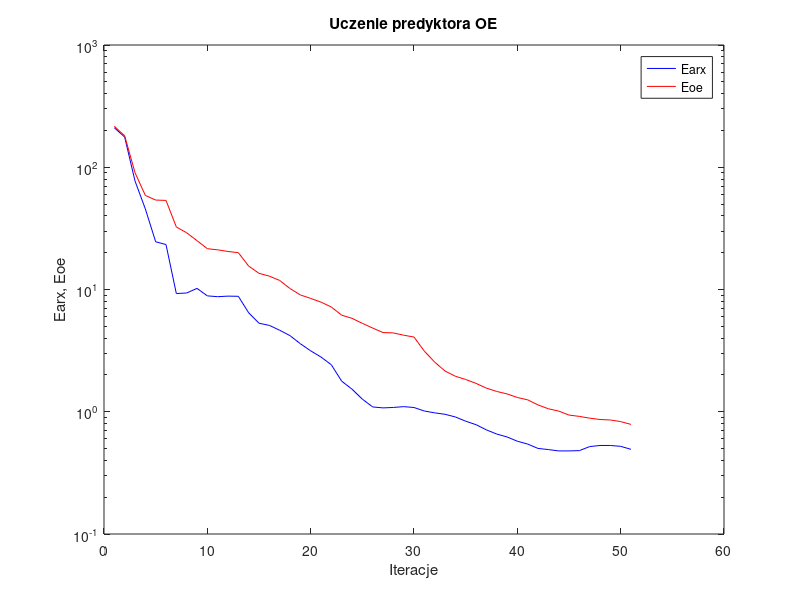
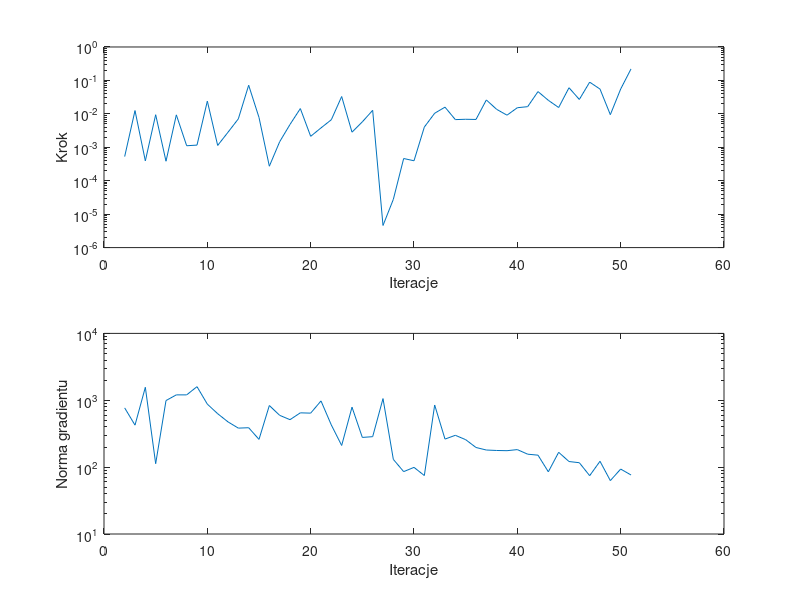

Here is the MATLAB script that generated these plots, in order:
%uczenie predyktora oe
clear all;
n=0; farx(n+1)=2.104743e+002; foe(n+1)=2.161316e+002; wspucz(n+1)=0.000000e+000; ng(n+1)=0.000000e+000;
%odnowa zmiennej metryki
n=1; farx(n+1)=1.765369e+002; foe(n+1)=1.810296e+002; krok(n+1)=5.277180e-004; ng(n+1)=7.689844e+002;
n=2; farx(n+1)=7.721754e+001; foe(n+1)=9.025954e+001; krok(n+1)=1.254679e-002; ng(n+1)=4.247585e+002;
n=3; farx(n+1)=4.562765e+001; foe(n+1)=5.884941e+001; krok(n+1)=3.927263e-004; ng(n+1)=1.563374e+003;
n=4; farx(n+1)=2.457063e+001; foe(n+1)=5.390210e+001; krok(n+1)=9.416683e-003; ng(n+1)=1.126286e+002;
n=5; farx(n+1)=2.332629e+001; foe(n+1)=5.354764e+001; krok(n+1)=3.831728e-004; ng(n+1)=9.900046e+002;
n=6; farx(n+1)=9.267056e+000; foe(n+1)=3.246983e+001; krok(n+1)=9.326355e-003; ng(n+1)=1.203986e+003;
n=7; farx(n+1)=9.366508e+000; foe(n+1)=2.909776e+001; krok(n+1)=1.112427e-003; ng(n+1)=1.203621e+003;
n=8; farx(n+1)=1.021188e+001; foe(n+1)=2.509860e+001; krok(n+1)=1.162226e-003; ng(n+1)=1.597437e+003;
n=9; farx(n+1)=8.869622e+000; foe(n+1)=2.156369e+001; krok(n+1)=2.399905e-002; ng(n+1)=8.751848e+002;
n=10; farx(n+1)=8.736002e+000; foe(n+1)=2.111072e+001; krok(n+1)=1.135356e-003; ng(n+1)=6.296027e+002;
n=11; farx(n+1)=8.827324e+000; foe(n+1)=2.047135e+001; krok(n+1)=2.817506e-003; ng(n+1)=4.749134e+002;
n=12; farx(n+1)=8.799006e+000; foe(n+1)=2.001213e+001; krok(n+1)=7.088910e-003; ng(n+1)=3.831380e+002;
n=13; farx(n+1)=6.450144e+000; foe(n+1)=1.553911e+001; krok(n+1)=7.173481e-002; ng(n+1)=3.885036e+002;
n=14; farx(n+1)=5.298146e+000; foe(n+1)=1.356427e+001; krok(n+1)=7.799544e-003; ng(n+1)=2.600138e+002;
n=15; farx(n+1)=5.086444e+000; foe(n+1)=1.286806e+001; krok(n+1)=2.716429e-004; ng(n+1)=8.343861e+002;
n=16; farx(n+1)=4.642883e+000; foe(n+1)=1.185907e+001; krok(n+1)=1.464637e-003; ng(n+1)=5.951975e+002;
n=17; farx(n+1)=4.194736e+000; foe(n+1)=1.018525e+001; krok(n+1)=4.812762e-003; ng(n+1)=5.126023e+002;
n=18; farx(n+1)=3.601615e+000; foe(n+1)=9.029170e+000; krok(n+1)=1.438322e-002; ng(n+1)=6.486576e+002;
n=19; farx(n+1)=3.149987e+000; foe(n+1)=8.455228e+000; krok(n+1)=2.129617e-003; ng(n+1)=6.418989e+002;
n=20; farx(n+1)=2.803227e+000; foe(n+1)=7.882562e+000; krok(n+1)=3.799123e-003; ng(n+1)=9.770796e+002;
n=21; farx(n+1)=2.422331e+000; foe(n+1)=7.189945e+000; krok(n+1)=6.669234e-003; ng(n+1)=4.265926e+002;
n=22; farx(n+1)=1.780347e+000; foe(n+1)=6.169556e+000; krok(n+1)=3.300845e-002; ng(n+1)=2.107482e+002;
n=23; farx(n+1)=1.530131e+000; foe(n+1)=5.810467e+000; krok(n+1)=2.831403e-003; ng(n+1)=7.887583e+002;
n=24; farx(n+1)=1.268108e+000; foe(n+1)=5.286598e+000; krok(n+1)=5.767896e-003; ng(n+1)=2.781647e+002;
n=25; farx(n+1)=1.095124e+000; foe(n+1)=4.838281e+000; krok(n+1)=1.274938e-002; ng(n+1)=2.854972e+002;
%odnowa zmiennej metryki
n=26; farx(n+1)=1.075455e+000; foe(n+1)=4.444913e+000; krok(n+1)=4.588605e-006; ng(n+1)=1.059045e+003;
n=27; farx(n+1)=1.084176e+000; foe(n+1)=4.414135e+000; krok(n+1)=2.769106e-005; ng(n+1)=1.305725e+002;
n=28; farx(n+1)=1.101313e+000; foe(n+1)=4.229142e+000; krok(n+1)=4.616173e-004; ng(n+1)=8.566472e+001;
n=29; farx(n+1)=1.083268e+000; foe(n+1)=4.083128e+000; krok(n+1)=3.952630e-004; ng(n+1)=9.916930e+001;
n=30; farx(n+1)=1.014002e+000; foe(n+1)=3.133862e+000; krok(n+1)=4.027729e-003; ng(n+1)=7.489353e+001;
n=31; farx(n+1)=9.793836e-001; foe(n+1)=2.548451e+000; krok(n+1)=1.042882e-002; ng(n+1)=8.496413e+002;
n=32; farx(n+1)=9.533113e-001; foe(n+1)=2.153686e+000; krok(n+1)=1.586357e-002; ng(n+1)=2.626318e+002;
n=33; farx(n+1)=9.068208e-001; foe(n+1)=1.952017e+000; krok(n+1)=6.728198e-003; ng(n+1)=2.992185e+002;
n=34; farx(n+1)=8.372622e-001; foe(n+1)=1.836595e+000; krok(n+1)=6.884742e-003; ng(n+1)=2.574780e+002;
n=35; farx(n+1)=7.839379e-001; foe(n+1)=1.706525e+000; krok(n+1)=6.800237e-003; ng(n+1)=1.966877e+002;
n=36; farx(n+1)=7.111505e-001; foe(n+1)=1.561314e+000; krok(n+1)=2.606636e-002; ng(n+1)=1.802673e+002;
n=37; farx(n+1)=6.575824e-001; foe(n+1)=1.466075e+000; krok(n+1)=1.363555e-002; ng(n+1)=1.774471e+002;
n=38; farx(n+1)=6.223244e-001; foe(n+1)=1.400133e+000; krok(n+1)=9.127324e-003; ng(n+1)=1.761587e+002;
n=39; farx(n+1)=5.740711e-001; foe(n+1)=1.308421e+000; krok(n+1)=1.525498e-002; ng(n+1)=1.828535e+002;
n=40; farx(n+1)=5.440094e-001; foe(n+1)=1.251708e+000; krok(n+1)=1.640492e-002; ng(n+1)=1.561731e+002;
n=41; farx(n+1)=5.012419e-001; foe(n+1)=1.137200e+000; krok(n+1)=4.633705e-002; ng(n+1)=1.509810e+002;
n=42; farx(n+1)=4.905532e-001; foe(n+1)=1.058050e+000; krok(n+1)=2.539936e-002; ng(n+1)=8.515024e+001;
n=43; farx(n+1)=4.782219e-001; foe(n+1)=1.013040e+000; krok(n+1)=1.547817e-002; ng(n+1)=1.666489e+002;
n=44; farx(n+1)=4.782806e-001; foe(n+1)=9.394356e-001; krok(n+1)=6.045742e-002; ng(n+1)=1.212728e+002;
n=45; farx(n+1)=4.807249e-001; foe(n+1)=9.165162e-001; krok(n+1)=2.693892e-002; ng(n+1)=1.164182e+002;
n=46; farx(n+1)=5.189385e-001; foe(n+1)=8.861566e-001; krok(n+1)=8.877087e-002; ng(n+1)=7.449964e+001;
n=47; farx(n+1)=5.297457e-001; foe(n+1)=8.642743e-001; krok(n+1)=5.514490e-002; ng(n+1)=1.223420e+002;
n=48; farx(n+1)=5.299702e-001; foe(n+1)=8.567125e-001; krok(n+1)=9.447410e-003; ng(n+1)=6.287793e+001;
n=49; farx(n+1)=5.213126e-001; foe(n+1)=8.306983e-001; krok(n+1)=5.524306e-002; ng(n+1)=9.356521e+001;
n=50; farx(n+1)=4.926851e-001; foe(n+1)=7.880269e-001; krok(n+1)=2.203031e-001; ng(n+1)=7.632876e+001;

figure; semilogy(farx,'b'); hold on; semilogy(foe,'r'); xlabel('Iteracje'); ylabel('Earx, Eoe'); legend('Earx','Eoe'); title('Uczenie predyktora OE');
figure; subplot(2,1,1); semilogy(krok); xlabel('Iteracje'); ylabel('Krok');
subplot(2,1,2); semilogy(ng); xlabel('Iteracje'); ylabel('Norma gradientu');
Earx=farx(n+1)
Eoe=foe(n+1)
